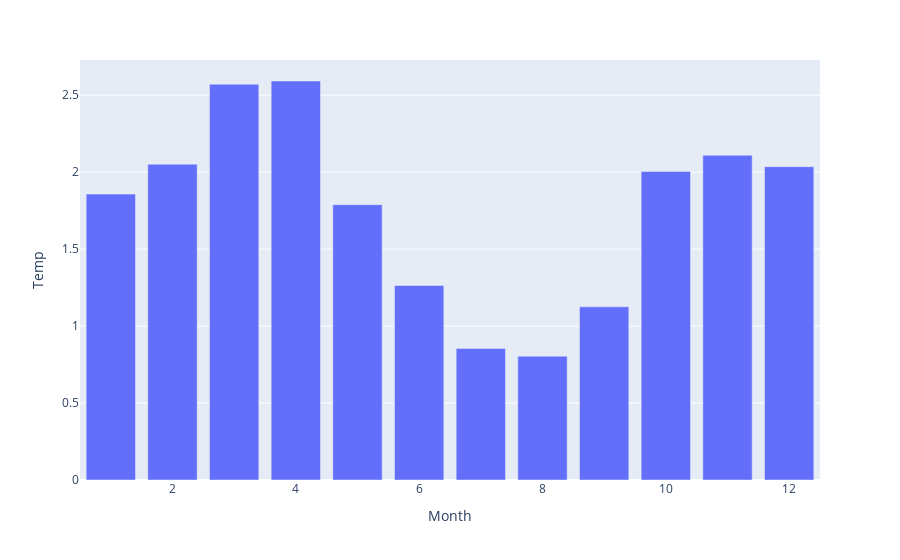

Notebook code for this chart:
### Code cell
fig.show()

### Figure 1 — Plotly figure (JSON) as saved in the notebook; plotly's stock layout.template omitted (floating-point values rounded to 4 significant figures)
{"data": [{"alignmentgroup": "True", "hovertemplate": "Month=%{x}<br>Temp=%{y}<extra></extra>", "legendgroup": "", "marker": {"color": "#636efa", "pattern": {"shape": ""}}, "name": "", "offsetgroup": "", "orientation": "v", "showlegend": false, "textposition": "auto", "type": "bar", "x": [1, 2, 3, 4, 5, 6, 7, 8, 9, 10, 11, 12], "xaxis": "x", "y": [1.857, 2.052, 2.572, 2.592, 1.789, 1.263, 0.8551, 0.8045, 1.125, 2.005, 2.11, 2.036], "yaxis": "y"}], "layout": {"barmode": "relative", "legend": {"tracegroupgap": 0}, "margin": {"t": 60}, "xaxis": {"anchor": "y", "domain": [0, 1], "title": {"text": "Month"}}, "yaxis": {"anchor": "x", "domain": [0, 1], "title": {"text": "Temp"}}}}
